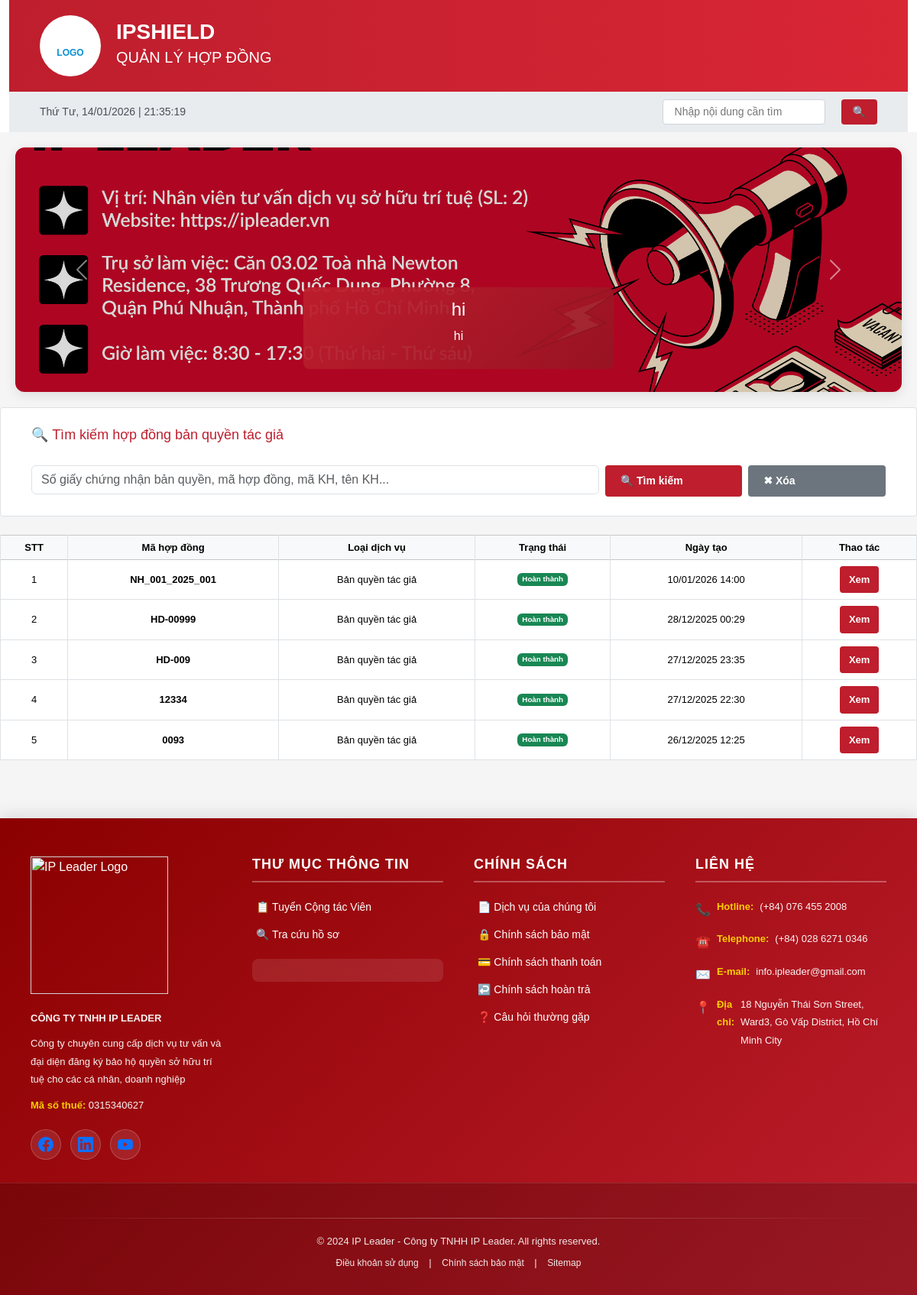
Screenshot of /contracts/copyright/search/ with the database file from the repository.
### ipshieldapp/models.py (models this page shows, shortened)
class Slider(models.Model):
    title = models.CharField(max_length=255)
    description = models.CharField(max_length=255, blank=True)
    image = models.ImageField(upload_to='sliders/')
    is_active = models.BooleanField(default=True)

class Contract(models.Model):
    SERVICE_TYPE_CHOICES = (
        ('nhanhieu', 'Đăng ký nhãn hiệu'),
        ('banquyen', 'Bản quyền tác giả'),
        ('dkkd', 'Đăng ký kinh doanh'),
        ('dautu', 'Đăng ký đầu tư'),
        ('khac', 'Dịch vụ khác'),
    )
    CONTRACT_STATUS_CHOICES = (
        ('pending', 'Đang chờ xử lý'),
        ('processing', 'Đang xử lý'),
        ('completed', 'Hoàn thành'),
        ('paused', 'Ngưng'),
    )
    PAYMENT_TYPE_CHOICES = (
        ('full', 'Trả dứt điểm'),
        ('installment', 'Trả nhiều đợt'),
    )
    customer = models.ForeignKey(
        Customer,
        on_delete=models.CASCADE,
        related_name='contracts'
    )
    service_type = models.CharField(
        max_length=50,
        choices=SERVICE_TYPE_CHOICES
    )
    contract_no = models.CharField(max_length=50, unique=True)
    contract_value = models.DecimalField(
        max_digits=15,
        decimal_places=0,
        verbose_name='Giá trị hợp đồng'
    )
    payment_type = models.CharField(
        max_length=20,
        choices=PAYMENT_TYPE_CHOICES,
        verbose_name='Hình thức thanh toán'
    )
    prepaid_amount = models.DecimalField(
        max_digits=15,
        decimal_places=0,
        default=0,
        verbose_name='Số tiền trả trước'
    )
    payment_date = models.DateField(
        blank=True,
        null=True,
        verbose_name='Ngày thanh toán'
    )
    number_of_installments = models.PositiveIntegerField(
        default=1,
        verbose_name='Số đợt trả góp',
        help_text='Số lần trả góp (áp dụng khi chọn trả nhiều đợt)'
    )
    installment_interval_days = models.PositiveIntegerField(
        default=30,
        verbose_name='Khoảng cách giữa các đợt (ngày)',
        help_text='Số ngày giữa mỗi lần trả góp'
    )
    status = models.CharField(
        max_length=20,
        choices=CONTRACT_STATUS_CHOICES,
        default='pending'
    )
    created_at = models.DateTimeField(auto_now_add=True)
    updated_at = models.DateTimeField(default=timezone.now)
    class Meta:
        verbose_name = 'Hợp đồng'
        verbose_name_plural = 'Hợp đồng'
        indexes = [
            models.Index(fields=['contract_no']),
            models.Index(fields=['customer', 'status']),
            models.Index(fields=['created_at']),
        ]

### ipshieldapp/views.py (the view, shortened to what this page needs)
# urls.py: path('contracts/copyright/search/',views.contract_copyright_search,name='contract_copyright_search'),
def contract_copyright_search(request):
    q = request.GET.get('q', '').strip()
    contracts = Contract.objects.filter(service_type='banquyen').order_by('-created_at')
    copyrights = []  # 🔥 THÊM BIẾN ĐỂ LƯU DANH SÁCH BẢN QUYỀN
    return render(request, 'contract_copyright_search.html', {
        'contracts': contracts,
        'copyrights': copyrights,  # 🔥 TRUYỀN DANH SÁCH BẢN QUYỀN VÀO TEMPLATE
        'q': q
    })

### ipshieldapp/context_processors.py (called while the page is built)
def global_sliders(request):
    return {
        'sliders': Slider.objects.filter(is_active=True)
    }

### templates/contract_copyright_search.html (shortened to what this page needs)
{% extends 'base.html' %}
{% load static %}
{% block body_block %}
<form method="get">
    <div class="search-section mb-4">
        <h3>🔍 Tìm kiếm hợp đồng bản quyền tác giả</h3>
        <div class="row g-2 mt-2">
            <div class="col-12 col-md-6 col-lg-8">
                <input type="text"
                       name="q"
                       value="{{ q }}"
                       class="form-control"
                       placeholder="Số giấy chứng nhận bản quyền, mã hợp đồng, mã KH, tên KH...">
            </div>
            <div class="col-6 col-md-3 col-lg-2">
                <button type="submit" class="btn btn-primary w-100">
                    🔍 Tìm kiếm
                </button>
            </div>
            <div class="col-6 col-md-3 col-lg-2">
                <a href="{% url 'contract_copyright_search' %}"
                   class="btn btn-secondary w-100">
                    ✖ Xóa
                </a>
            </div>
        </div>
    </div>
</form>
{% if copyrights %}
<div class="contracts-card">
    <div class="table-responsive">
        <table class="contracts-table table table-bordered table-hover align-middle">
            <thead class="table-light">
                <tr>
                    <th>STT</th>
                    <th>Số chứng nhận</th>
                    <th>Tên tác phẩm</th>
                    <th>Tác giả</th>
                    <th>Chủ sở hữu</th>
                    <th>Loại tác phẩm</th>
                    <th>Số hợp đồng</th>
                    <th>Khách hàng</th>
                    <th>Thao tác</th>
                </tr>
            </thead>
            <tbody>
                {% for copyright in copyrights %}
                <tr>
                    <td>{{ forloop.counter }}</td>
                    <td class="fw-semibold"><strong>{{ copyright.certificate_no }}</strong></td>
                    <td>{{ copyright.work_name }}</td>
                    <td>{{ copyright.author }}</td>
                    <td>{{ copyright.owner }}</td>
                    <td>{{ copyright.type }}</td>
                    <td>{{ copyright.contract.contract_no }}</td>
                    <td>{{ copyright.contract.customer.name }}</td>
                    <td>
                        <a href="{% url 'copyright_detail' copyright.id %}" class="btn btn-sm btn-info">
                            Xem
                        </a>
                    </td>
                </tr>
                {% endfor %}
            </tbody>
        </table>
    </div>
</div>
{% elif contracts %}
<div class="contracts-card">
    <div class="table-responsive">
        <table class="contracts-table table table-bordered table-hover align-middle">
            <thead class="table-light">
                <tr>
                    <th>STT</th>
                    <th>Mã hợp đồng</th>
                    <th>Loại dịch vụ</th>
                    <th>Trạng thái</th>
                    <th>Ngày tạo</th>
                    <th>Thao tác</th>
                </tr>
            </thead>
            <tbody>
                {% for contract in contracts %}
                <tr>
                    <td>{{ forloop.counter }}</td>
                    <td class="fw-semibold">
                        {{ contract.contract_no }}
                    </td>
                    <td>
                        {{ contract.get_service_type_display }}
                    </td>
                    <td>
                        {% if contract.status == 'completed' %}
                            <span class="badge bg-success">
                                {{ contract.get_status_display }}
                            </span>
                        {% elif contract.status == 'processing' %}
                            <span class="badge bg-warning text-dark">
                                {{ contract.get_status_display }}
                            </span>
                        {% else %}
                            <span class="badge bg-secondary">
                                {{ contract.get_status_display }}
                            </span>
                        {% endif %}
                    </td>
                    <td>
                        {{ contract.created_at|date:"d/m/Y H:i" }}
                    </td>
                    <td>
                        <a href="{% url 'contract_detail' id=contract.id %}"
                           class="btn btn-sm btn-info">
                            Xem
                        </a>
                    </td>
                </tr>
                {% endfor %}
            </tbody>
        </table>
    </div>
</div>
{% else %}
<div class="empty-state text-center mt-4">
    <p class="text-muted">
        {% if q %}⚠️ Không tìm thấy kết quả nào cho "{{ q }}"{% else %}Không tìm thấy hợp đồng bản quyền tác giả.{% endif %}
    </p>
</div>
{% endif %}
{% endblock %}

### templates/base.html (shortened to what this page needs)
{% load static %}
<head>
    <link href="https://cdn.jsdelivr.net/npm/bootstrap@5.3.8/dist/css/bootstrap.min.css" rel="stylesheet">
    <link href="{% static 'css/base.css' %}" rel="stylesheet">
</head>
    <div class="container">
        <div class="header">
            <div class="header-logo">
                <br>LOGO
            </div>
            <div class="header-title">
                <h1>IPSHIELD</h1>
                <h2>QUẢN LÝ HỢP ĐỒNG</h2>
            </div>
        </div>
                <div class="top-bar">
           <div id="realtime-clock"></div>
            <div class="language-selector d-flex align-items-center gap-3">
                 <input type="text" placeholder="Nhập nội dung cần tìm"
                    style="margin-left: 20px; padding: 5px 15px; border: 1px solid #ced4da; border-radius: 4px;">
                <button class="btn btn-primary" style="padding: 6px 15px; margin-left: 5px;">🔍</button>
            </div>
            </div>
        </div>
<div class="carousel-section" style="margin:20px; box-shadow:0 4px 15px rgba(0,0,0,0.1); border-radius:12px; overflow:hidden;">
    <div id="mainCarousel" class="carousel slide" data-bs-ride="carousel" data-bs-interval="3500">
        <div class="carousel-inner">
            {% for slider in sliders %}
            <div class="carousel-item {% if forloop.first %}active{% endif %}">
                <img src="{{ slider.image.url }}"
                     class="d-block w-100"
                     alt="{{ slider.title }}"
                     style="height:320px; object-fit:cover; filter:brightness(0.85);">
                <div class="carousel-caption d-none d-md-block"
                     style="background:linear-gradient(135deg, rgba(190,30,45,.95), rgba(150,20,35,.9));
                            padding:15px 30px;
                            border-radius:8px;
                            bottom:30px;
                            left:50%;
                            transform:translateX(-50%);
                            max-width:80%;">
                    <h4>{{ slider.title }}</h4>
                    <p>{{ slider.description }}</p>
                </div>
            </div>
            {% endfor %}
        </div>
        <button class="carousel-control-prev" type="button" data-bs-target="#mainCarousel" data-bs-slide="prev">
            <span class="carousel-control-prev-icon"></span>
        </button>
        <button class="carousel-control-next" type="button" data-bs-target="#mainCarousel" data-bs-slide="next">
            <span class="carousel-control-next-icon"></span>
        </button>
    </div>
</div>
 {% block body_block %}
              {% endblock %}
    <footer class="site-footer">
        <div class="footer-content">
            <div class="footer-section">
                <div class="footer-logo">
                    <img src="https://ipleader.vn/wp-content/uploads/2021/01/IPLEADER-LOGO-WHITE-01.png" alt="IP Leader Logo" width="180px">
                </div>
                <p class="company-name">CÔNG TY TNHH IP LEADER</p>
                <p class="company-desc">Công ty chuyên cung cấp dịch vụ tư vấn và đại diện đăng ký bảo hộ quyền sở hữu trí tuệ cho các cá nhân, doanh nghiệp</p>
                <p><strong>Mã số thuế:</strong> 0315340627</p>
                <div class="social-icons">
                    <a href="#" class="social-icon facebook" title="Facebook">
                    </a>
                    <a href="#" class="social-icon linkedin" title="LinkedIn">
                    </a>
                    <a href="#" class="social-icon youtube" title="YouTube">
                    </a>
                </div>
            </div>
            <div class="footer-section">
                <h5>Thư mục thông tin</h5>
                <ul>
                    <li><a href="#">📋 Tuyển Cộng tác Viên</a></li>
                    <li><a href="#">🔍 Tra cứu hồ sơ</a></li>
                </ul>
                <div class="certification-badge">
                </div>
            </div>
            <div class="footer-section">
                <h5>Chính sách</h5>
                <ul>
                    <li><a href="#">📄 Dịch vụ của chúng tôi</a></li>
                    <li><a href="#">🔒 Chính sách bảo mật</a></li>
                    <li><a href="#">💳 Chính sách thanh toán</a></li>
                    <li><a href="#">↩️ Chính sách hoàn trả</a></li>
                    <li><a href="#">❓ Câu hỏi thường gặp</a></li>
                </ul>
            </div>
            <div class="footer-section">
                <h5>Liên hệ</h5>
                <div class="contact-info">
                    <p><span class="contact-icon">📞</span> <strong>Hotline:</strong> (+84) 076 455 2008</p>
                    <p><span class="contact-icon">☎️</span> <strong>Telephone:</strong>(+84) 028 6271 0346</p>
                    <p><span class="contact-icon">✉️</span> <strong>E-mail:</strong> info.ipleader@gmail.com</p>
                    <p><span class="contact-icon">📍</span> <strong>Địa chỉ:</strong>18 Nguyễn Thái Sơn Street, Ward3, Gò Vấp District, Hồ Chí Minh City</p>
                </div>
            </div>
        </div>
        <div class="footer-bottom">
            <div class="footer-divider"></div>
            <p>© 2024 IP Leader - Công ty TNHH IP Leader. All rights reserved.</p>
            <p class="footer-links">
                <a href="#">Điều khoản sử dụng</a> |
                <a href="#">Chính sách bảo mật</a> |
                <a href="#">Sitemap</a>
            </p>
        </div>
    </footer>

### templates/contract_copyright_search.html (style rules this page uses)
.table-responsive { max-height: 420px; overflow-y: auto; }

### rows the page displays
Slider: image (picture), title "hi", description "hi"
Contract: contract_no "NH_001_2025_001", service_type "Bản quyền tác giả", status "Hoàn thành", created_at "10/01/2026 14:00"
Contract: contract_no "HD-00999", service_type "Bản quyền tác giả", status "Hoàn thành", created_at "28/12/2025 00:29"
Contract: contract_no "HD-009", service_type "Bản quyền tác giả", status "Hoàn thành", created_at "27/12/2025 23:35"
Contract: contract_no "12334", service_type "Bản quyền tác giả", status "Hoàn thành", created_at "27/12/2025 22:30"
Contract: contract_no "0093", service_type "Bản quyền tác giả", status "Hoàn thành", created_at "26/12/2025 12:25"
